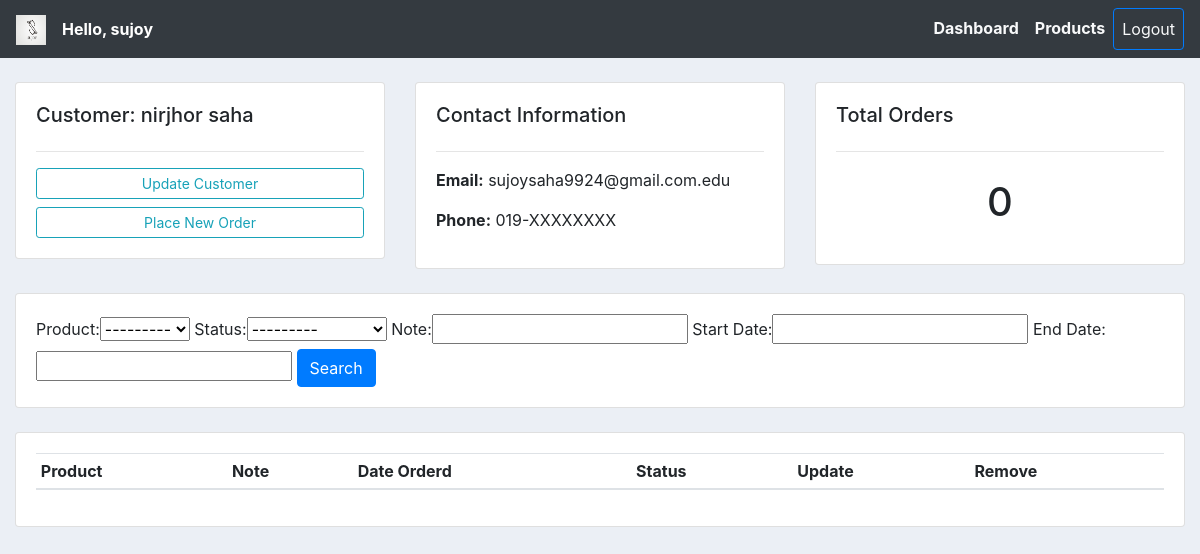
The page /customer/6/ (signed in) on the database its author committed.
### accounts/models.py (models this page shows, shortened)
class Customer(models.Model):
    user = models.OneToOneField(User, null=True, on_delete=models.CASCADE)
    name = models.CharField(max_length=120, null=True)
    phone = models.CharField(max_length=120, null=True)
    email = models.EmailField(null=True)
    profile_pic = models.ImageField(default='profile-pic.png', null
    =True, blank=True)
    date_created = models.DateTimeField(auto_now_add=True, null=True)
    def get_order_url(self):
        return reverse("crm:create-order", kwargs={'id':self.id})

### accounts/decorators.py (the view)
        def wrapper_func(request, *args, **kwargs):
            group = None
            if request.user.groups.exists():
                group = request.user.groups.all()[0].name
            if group in allowed_roles:
                return view_func(request, *args, **kwargs)
            else:
                return HttpResponse('You are not authorize to visit the page')

### accounts/models.py (called while the page is built)
    def __str__(self):
        return self.name

### accounts/views.py (called while the page is built)
@login_required(login_url='crm:login')
@allowed_users(allowed_roles=['admin'])
@admin_only
def customer_view(request, id):
    template_name = "accounts/customer.html"
    customer = Customer.objects.get(id=id)
    orders = customer.order_set.all()
    order_count = orders.count()
    myFilter = OrderFilter(request.GET, queryset=orders)
    orders = myFilter.qs
    context = {
        'customer' : customer,
        'orders' : orders,
        'order_count' : order_count,
        'myFilter' : myFilter
    }
    return render(request, template_name, context)

### accounts/templates/accounts/customer.html (shortened to what this page needs)
{%  extends 'accounts/base.html' %}
{% block content %}
	<br>
<div class="row">
	<div class="col-md">
		<div class="card card-body">
			<h5>Customer: {{ customer.name }}</h5>
			<hr>
			<a class="btn btn-outline-info  btn-sm btn-block" href="">Update Customer</a>
			<a class="btn btn-outline-info  btn-sm btn-block" href="{{ customer.get_order_url }}">Place New Order</a>
		</div>
	</div>
	<div class="col-md">
		<div class="card card-body">
			<h5>Contact Information</h5>
			<hr>
			<p><b>Email:</b> {{ customer.email }}</p>
			<p><b>Phone:</b>  {{ customer.phone }}</p>
		</div>
	</div>
	<div class="col-md">
		<div class="card card-body">
			<h5>Total Orders</h5>
			<hr>
			<h1 style="text-align: center;padding: 10px">{{ order_count }}</h1>
		</div>
	</div>
</div>
<br>
<div class="row">
	<div class="col">
		<div class="card card-body">
			<form method="get">
				{{ myFilter.form }}
		    <button class="btn btn-primary" type="submit">Search</button>
		  </form>
		</div>
	</div>
</div>
<br>
<div class="row">
	<div class="col-md">
		<div class="card card-body">
			<table class="table table-sm">
                <thead>
                    <tr>
                        <th>Product</th>
                        <th>Note</th>
                        <th>Date Orderd</th>
                        <th>Status</th>
                        <th>Update</th>
                        <th>Remove</th>
                    </tr>
                </thead>
			</table>
		</div>
	</div>
</div>
{% endblock %}

### accounts/templates/accounts/navbar.html (shortened to what this page needs)
{% load static %}
<nav class="navbar navbar-expand-lg navbar-dark bg-dark">
    <a class="navbar-brand" href="/">
      <img src="{% static 'images/logo.png' %}" alt="logo" height="30px" width="30px">
    </a>
    <span class="text-white mr-4 font-weight-bold">Hello, {{ request.user }}</span>
    <div class="collapse navbar-collapse" id="navbarNavAltMarkup">
      {% if request.user.is_staff %}
      <div class="navbar-nav ml-auto">
        <a class="nav-item nav-link font-weight-bold text-light" href="{% url 'crm:home'%}">Dashboard</a>
        <a class="nav-item nav-link font-weight-bold text-light" href="{% url 'crm:products' %}">Products</a>
        <a class="nav-item nav-link btn btn-outline-primary text-light" href="{% url 'crm:logout' %}">Logout</a>
      </div>
      {% else %}
      <div class="navbar-nav ml-auto">
        <a class="nav-item nav-link active" href="{% url 'crm:account'%}">Settings</a>
        <a class="nav-item nav-link btn btn-primary" href="{% url 'crm:logout' %}">Logout</a>
      </div>
      {% endif %}
    </div>
  </nav>

### staticfiles/css/style.css (style rules this page uses)
body { background-color: #ebeff5; }

### rows shown on the page
Customer: name "nirjhor saha", email "sujoysaha9924@gmail.com.edu", phone "019-XXXXXXXX"

### other values the page prints
{{ request.user }} "sujoy"
{{ order_count }} "0"
